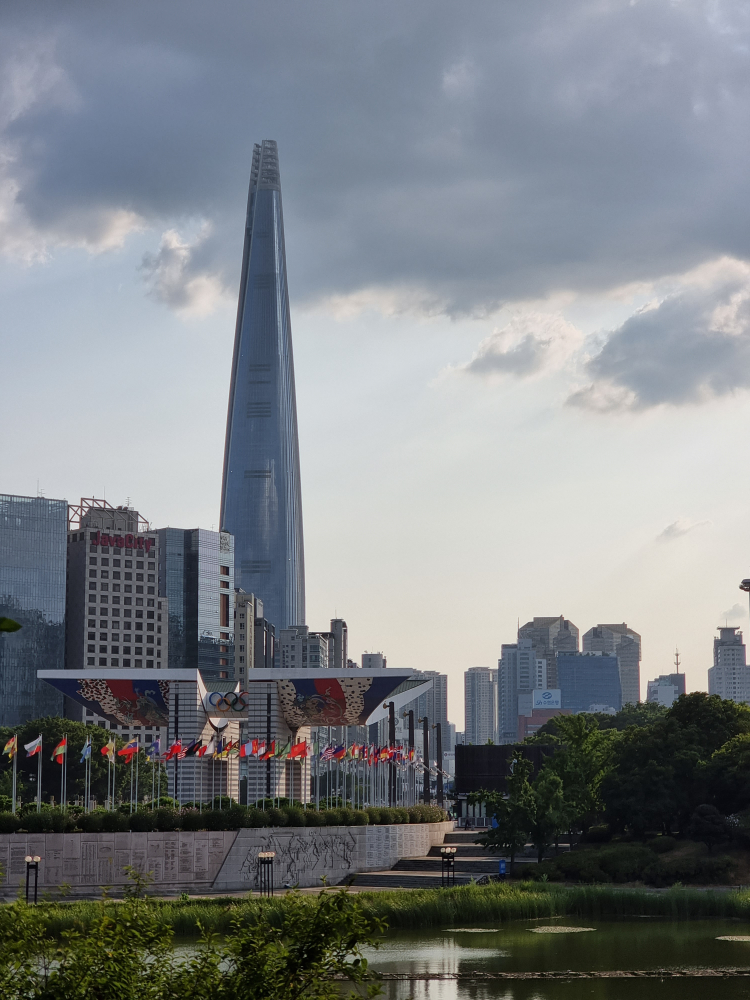
#> input picture seoul.jpg, 3000 x 4000 px (shown at 1/4 size)
$ python benchmark2.py
#> lines starting #> are read from the running program, lines starting #| are printed output that depends on the picture
### func.py
'''
==================================================
 Additonal functions for phaseCorrelation.py
==================================================
 Info:

 Written by: Trym Nygård
 Last updated: March 2022

'''

import matplotlib.pyplot as plt
import matplotlib
import numpy as np
import cv2 as cv
from mpl_toolkits.mplot3d import Axes3D
from scipy.interpolate import RectBivariateSpline
from scipy.optimize import minimize

def stereoImgResize(imgL,imgR, scale_percent,interMethod):
    width = int(imgL.shape[1] * scale_percent / 100)
    height = int(imgL.shape[0] * scale_percent / 100)
    dimL = (width, height)
    imgL = cv.resize(imgL, dimL, interpolation = interMethod)
    width = int(imgR.shape[1] * scale_percent / 100)
    height = int(imgR.shape[0] * scale_percent / 100)
    dimR = (width, height)
    imgR = cv.resize(imgR, dimR, interpolation = interMethod)

    return imgL, imgR

def stereoImgCrop(img,X,Y,N,M):
    win = img[int(Y-(N/2)):int(Y+(N/2)), int(X-(M/2)):int(X+(M/2))]
    #print("Window size: ", winL.shape)
    return win

def windowFunc(funcType, win):
    width,height = win.shape
    Ww=eval('np.'+funcType+'(width)')
    Wh=eval('np.'+funcType+'(height)')
    windowFilter=np.outer(Ww,Wh)
    win = win * windowFilter
    return win

# [330 lines left out: functions magMask, radMask, LMSQ, forooshBalci, hoge, computeGradCorr and 2 more, not called in this run]

def gauss(y): #Does not work well
    dx = (np.log(y[2])-np.log(y[0]))/(2*(np.log(y[1])-np.log(y[2])-np.log(y[0])))
    return dx

def parbola(y):
    dx = ((y[2])-(y[0]))/(2*(2*(y[1])-(y[2])-(y[0])))
    return dx

# [153 lines left out: functions computeCCinter2, blockMatching, plotPhaseDifference, plotSurface, plotDFT, not called in this run]


### benchmark2.py
'''

==================================================
 Info:

 Written by: Trym Nygård
 Last updated: March 2022

 Required python script "func.py"
'''

import matplotlib.pyplot as plt
import numpy as np
import cv2 as cv
import func as fc
import time

def RMSE(xc,xHat):
  return round(np.sqrt(np.mean((xHat-xc)**2)),4)

def MSE(xc,xHat):
  return round(np.mean((xHat-xc)**2),4)

def MAE(xc,xHat):
  return round(np.mean(np.abs(xHat-xc)),4)

showPlot = False

# Load image
imgL = cv.imread('seoul.jpg',0)
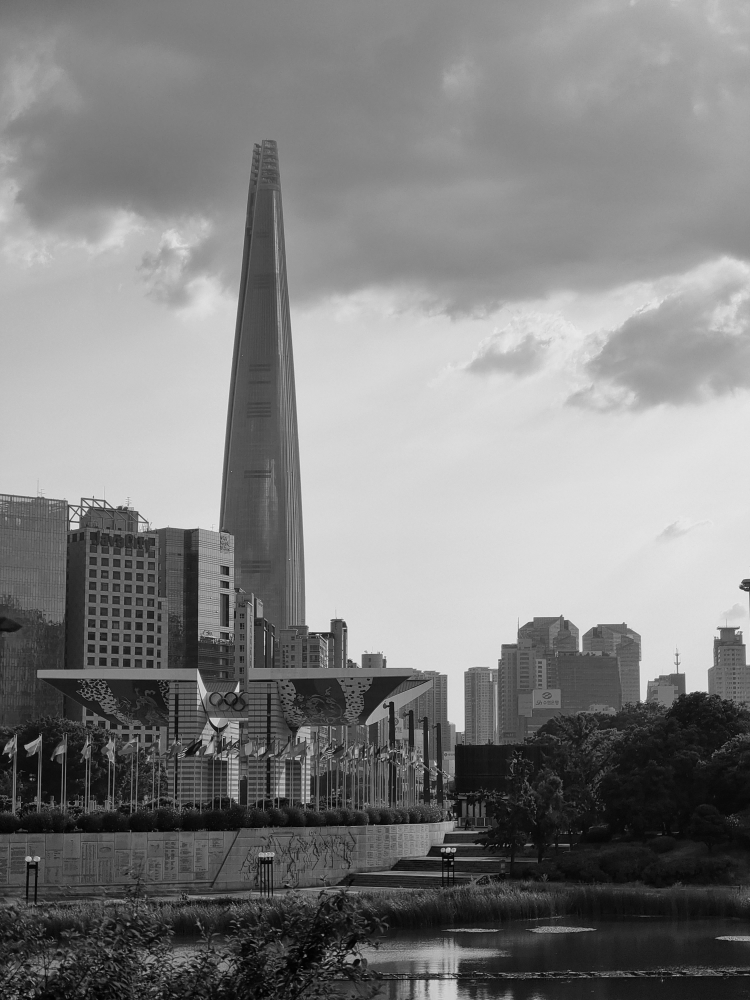
#> imgL: shape (4000, 3000) (shown at 1/4 size); min 0, max 254, mean 128.1


Nn = []
SIDe  = []
PCe = []
QUAD_ESTe = []
GCCe  = []
GCC_SOBELe  = []

for n in range (1,80,4):
    Nn.append(n)
    # PARAMETERS FOR SEOUL IMAGE
    M = 60       # Width of window (fraction cycles 67)
    N = 60       # Height of window  (fraction cycles 67)
    X_L = 150    # X center position of the left window
    X_R = 150    # X center position of the right window
    Y_L = 300    # Y center position of the left window
    Y_R = 300    # Y center position of the right window
    GT = []
    SID = []
    PC = []
    QUAD_EST = []
    GCC = []
    GCC_SOBEL = []
    for i in range (0,40,5):

        # Create shifted image
        X_SHIFT = 1+i # (fraction cycles 47)
        Y_SHIFT = 0
        GT.append(X_SHIFT/10)
        translationMatrix = np.float32([[1, 0, X_SHIFT], [0, 1, Y_SHIFT]])
        imgR = cv.warpAffine(imgL, translationMatrix, (imgL.shape[1],imgL.shape[0]))
        imgR = cv.GaussianBlur(imgR,(n,n),0)

        # Resize
        SCALE_PERCENT = 10 # percent of original size
        resizedImgL, resizedimgR = fc.stereoImgResize(imgL,imgR,SCALE_PERCENT,cv.INTER_AREA)
        #print("Resized Image size: ", imgL.shape)

        #Create window of features
        croppedL = fc.stereoImgCrop(resizedImgL, X_L, Y_L, M, N)
        croppedR = fc.stereoImgCrop(resizedimgR, X_R, Y_R, M, N)

        if n == 77 and X_SHIFT == 36:
            f, axarr = plt.subplots(1,2,figsize=(15,15))
            axarr[0].imshow(croppedL,cmap='gray')
            axarr[0].set_title("Left",fontsize=20)
            axarr[1].imshow(croppedR,cmap='gray')
            axarr[1].set_title("Right",fontsize=20)
            plt.show()

        #Apply window function
        winL = fc.windowFunc("blackman",croppedL) #funcType: blackman, hanning,
        winR = fc.windowFunc("blackman",croppedR) #funcType: blackman, hanning

        # Discrete Fourier Transform of both images
        dftL = np.fft.fft2(winL)
        dftR = np.fft.fft2(winR)

#> (the run stopped early here; a loop or call above may not have finished)
